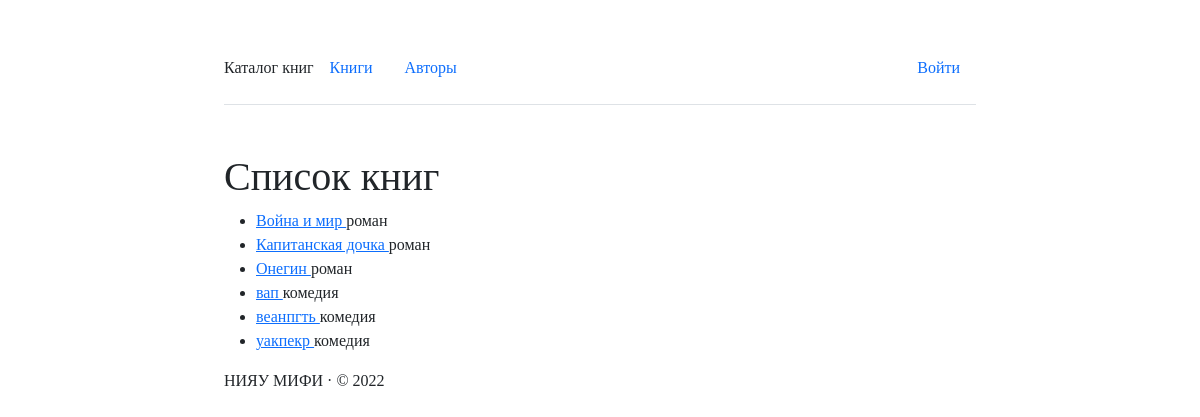
The page /books/ on the database its author committed.
### catalog/models.py (models this page shows, shortened)
class Book(models.Model):
    title = models.CharField(max_length=255, verbose_name="Название книги")
    genre = models.ForeignKey(
        'Genre', on_delete=models.CASCADE, verbose_name='Жанр книги',
        null=True)
    language = models.ForeignKey(
        'Language', on_delete=models.CASCADE, verbose_name='Язык книги',
        null=True)
    author = models.ManyToManyField(
        'Author', verbose_name='Автор книги')
    summary = models.TextField(
        max_length=1000, verbose_name='Аннотация книги')
    isbn = models.CharField(
        max_length=13, verbose_name="ISBN",
        help_text='Должно содержать 13 символов')
    def get_absolute_url(self):
        return reverse('book-detail', args=[str(self.id)])
    def display_author(self):
        return ', '.join([author.last_name for author in self.author.all()])
    display_author.short_description = 'Авторы'
    class Meta:
        ordering = ('title',)
        verbose_name = 'Книга'
        verbose_name_plural = 'Книги'

class Genre(models.Model):
    name = models.CharField(
        max_length=200, help_text='Введите жанр книги',
        verbose_name='Жанр книги')
    def __str__(self):
        return self.name
    class Meta:
        ordering = ('name',)
        verbose_name = 'Жанр'
        verbose_name_plural = 'Жанры'

### catalog/views.py (the view)
# urls.py: re_path(r"^books/$", views.BookListView.as_view(), name="books"),
class BookListView(generic.ListView):
    model = Book
    paginate_by = 10

### catalog/templates/catalog/book_list.html
{%extends "base.html"%}
{%block content%}
<h1>Список книг</h1>
  {%if book_list%}
    <ul>
      {% for book in book_list %}
      <li>
        <a href="{{book.get_absolute_url}}">
          {{book.title}}
        </a>
        {{book.genre}}
      </li>
      {% endfor %}
    </ul>
  {%else%}
    <p>В базе данных нет книг</p>
  {%endif%}
{%endblock%}

### catalog/templates/base.html (shortened to what this page needs)
{% load static %}
<html>
<head>
    <link href="https://cdn.jsdelivr.net/npm/bootstrap@5.2.2/dist/css/bootstrap.min.css" rel="stylesheet"
>
    <link rel="stylesheet" href="https://cdn.jsdelivr.net/npm/bootstrap-icons@1.9.1/font/bootstrap-icons.css">
    <link rel="stylesheet" href="{%static 'css/main.css'%}">
</head>
<body>
    <div class="col-lg-8 mx-auto p-4 py-md-5">
        <header class="d-flex align-items-center pb-3 mb-5 border-bottom">
            <a href="/" class="d-flex align-items-center text-dark text-decoration-none navbar-header">
                Каталог книг
            </a>
            <nav class="nav">
                <a href="{%url 'books'%}" class="nav-link">Книги</a>
                <a href="{%url 'authors'%}" class="nav-link">Авторы</a>
            </nav>
            <nav class="nav ms-auto">
                {%if user.is_authenticated%}
                <a class="nav-link disabled">{{user.get_username}}</a>
                <a href="{% url 'logout'%}?next={{request.path}}" class="nav-link">Выйти</a>
                {%else%}
                <a href="{% url 'login'%}?next={{request.path}}" class="nav-link">Войти</a>
                {%endif%}
            </nav>
        </header>
        <main>
            {%block content%}
            {%endblock%}
        </main>
        <footer>
            НИЯУ МИФИ &middot; &copy; 2022
        </footer>
    </div>
</body>
</html>

### catalog/static/css/main.css (style rules this page uses)
body { font-family: Avenir Next Cyr; }

### rows shown on the page
Book: title "Война и мир", genre "роман"
Book: title "Капитанская дочка", genre "роман"
Book: title "Онегин", genre "роман"
Book: title "вап", genre "комедия"
Book: title "веанпгть", genre "комедия"
Book: title "уакпекр", genre "комедия"
